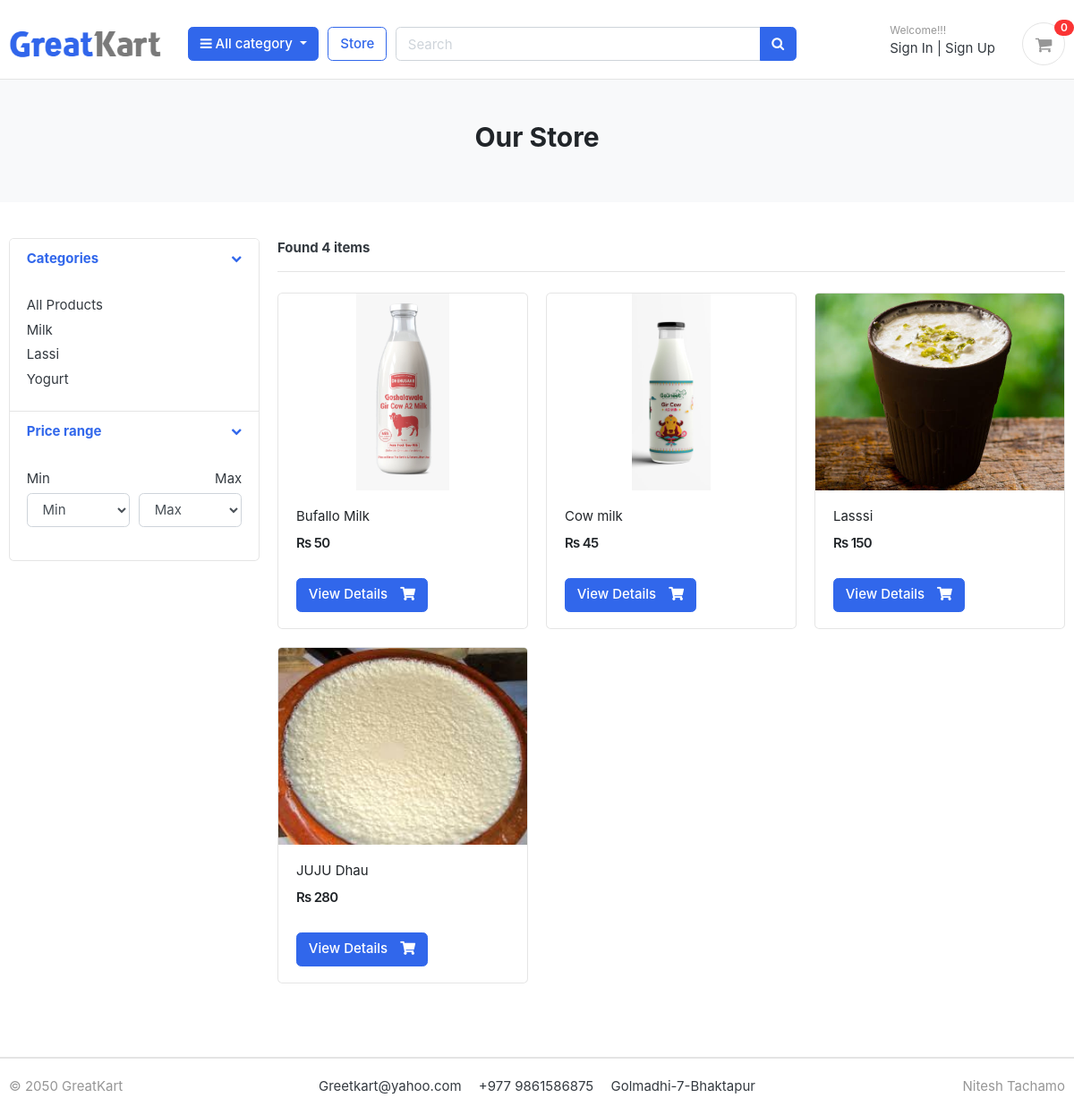
/store/, run on the app's committed database.
### category/models.py (models this page shows, shortened)
class Category(models.Model):
    category_name=models.CharField(max_length=50)
    slug =models.SlugField(max_length=100,unique=True)
    description =models.CharField(max_length=255,blank=True)
    cat_image=models.ImageField(upload_to='photos/categories',blank=True)
    class Meta:
        verbose_name='category'
        verbose_name_plural='categories'
    def get_url(self):
        return reverse('products_by_category', args=[self.slug])

### store/models.py (models this page shows, shortened)
class Product(models.Model):
    product_name=models.CharField(max_length=200,unique=True)
    slug=models.SlugField(max_length=255,unique=True)
    description =models.TextField(max_length=500,blank=True)
    price=models.IntegerField()
    images=models.ImageField(upload_to='photos/products')
    stock=models.IntegerField()
    is_available=models.BooleanField(default=True)
    category =models.ForeignKey(Category,on_delete=models.CASCADE)
    created_date=models.DateTimeField(auto_now_add=True)
    modified_date=models.DateTimeField(auto_now=True)
    rating = models.FloatField(default=0.0)
    def get_url(self):
        return reverse('product_detail', args=[self.category.slug, self.slug])

### store/views.py (the view)
# urls.py: path('store/',include('store.urls')),
def store(request, category_slug=None):
    categories = None
    products = Product.objects.filter(is_available=True)
    if category_slug is not None:
        categories = get_object_or_404(Category, slug=category_slug)
        products = products.filter(category=categories)
    min_price = request.GET.get('min_price')
    max_price = request.GET.get('max_price')
    if min_price:
        products = products.filter(price__gte=min_price)
    if max_price:
        products = products.filter(price__lte=max_price)
    paginator = Paginator(products, 3)
    page = request.GET.get('page')
    paged_products = paginator.get_page(page)
    product_count = products.count()
    context = {
        'products': products,
        'product_count': products.count(),
    }
    return render(request, 'store/store.html', context)

### carts/context_processors.py (called while the page is built)
def counter(request):
    cart_count=0
    if 'admin' in request.path:
        return{}
    else:
        try:
            cart=Cart.objects.filter(cart_id=_cart_id(request))
            if request.user.is_authenticated:
                cart_items=CartItem.objects.all().filter(user=request.user)
            else:
                cart_items=CartItem.objects.all().filter(cart=cart[:1])
            for cart_item in cart_items:
                cart_count += cart_item.quantity
        except Cart.DoesNotExist:
            cart_count=0
    return dict(cart_count=cart_count)

### carts/views.py (called while the page is built)
def _cart_id(request):
    cart = request.session.session_key
    if not cart:
        cart = request.session.create()
    return cart

### category/context_processors.py (called while the page is built)
def menu_links(request):
    links = Category.objects.all()
    return dict(links=links)

### templates/store/store.html (shortened to what this page needs)
{% extends 'base.html' %}
{% load static %}
{% block content %}
<section class="section-pagetop bg">
    <div class="container">
        {% if 'search' in request.path %}
            <h2 class="title-page text-center">Search Result</h2>
        {% else %}
            <h2 class="title-page text-center">Our Store</h2>
        {% endif %}
    </div>
</section>
<section class="section-content padding-y">
    <div class="container">
        <div class="row">
            <aside class="col-md-3">
                <div class="card">
                    <article class="filter-group">
                        <header class="card-header">
                            <a href="#" data-toggle="collapse" data-target="#collapse_1" aria-expanded="true">
                                <i class="icon-control fa fa-chevron-down"></i>
                                <h6 class="title">Categories</h6>
                            </a>
                        </header>
                        <div class="filter-content collapse show" id="collapse_1">
                            <div class="card-body">
                                <ul class="list-menu">
                                    <li><a href="{% url 'store' %}">All Products</a></li>
                                    {% for category in links %}
                                        <li><a href="{{ category.get_url }}">{{ category.category_name }}</a></li>
                                    {% endfor %}
                                </ul>
                            </div>
                        </div>
                    </article>
                    <form id="price-filter-form" method="GET">
                        <article class="filter-group">
                            <header class="card-header">
                                <a href="#" data-toggle="collapse" data-target="#collapse_3" aria-expanded="true">
                                    <i class="icon-control fa fa-chevron-down"></i>
                                    <h6 class="title">Price range</h6>
                                </a>
                            </header>
                            <div class="filter-content collapse show" id="collapse_3">
                                <div class="card-body">
                                    <div class="form-row">
                                        <div class="form-group col-md-6">
                                            <label>Min</label>
                                            <select name="min_price" class="mr-2 form-control" onchange="submitPriceFilter()">
                                                <option value="">Min</option>
                                            </select>
                                        </div>
                                        <div class="form-group col-md-6 text-right">
                                            <label>Max</label>
                                            <select name="max_price" class="mr-2 form-control" onchange="submitPriceFilter()">
                                                <option value="">Max</option>
                                            </select>
                                        </div>
                                    </div>
                                </div>
                            </div>
                        </article>
                    </form>
                </div>
            </aside>
            <main class="col-md-9">
                <header class="border-bottom mb-4 pb-3">
                    <div class="form-inline">
                        <span class="mr-md-auto"><b>Found {{ product_count }} items</b></span>
                    </div>
                </header>
                <div class="row">
                    {% if products %}
                        {% for product in products %}
                            <div class="col-md-4">
                                <figure class="card card-product-grid">
                                    <div class="img-wrap">
                                        <a href="{% url 'product_detail' product.category.slug product.slug %}" class="img-wrap">
                                            <img src="{{ product.images.url }}" alt="{{ product.product_name }}">
                                        </a>
                                    </div>
                                    <figcaption class="info-wrap">
                                        <div class="fix-height">
                                            <a href="{% url 'product_detail' product.category.slug product.slug %}" class="title">
                                                {{ product.product_name }}
                                            </a>
                                            <div class="price-wrap mt-2">
                                                <span class="price">Rs {{ product.price }}</span>
                                            </div>
                                        </div>
                                        <a href="{{ product.get_url }}" class="btn btn-primary">
                                            <span class="text">View Details</span>
                                            <i class="fas fa-shopping-cart"></i>
                                        </a>
                                    </figcaption>
                                </figure>
                            </div>
                        {% endfor %}
                    {% else %}
                        <div class="col-md-12 text-center">
                            <h2>No product found</h2>
                        </div>
                    {% endif %}
                </div>
            </main>
        </div>
    </div>
</section>
{% endblock %}

### GreetKart/static/css/ui.css (style rules this page uses)
html { font-family: "Inter", sans-serif; font-size: 15px; }
.img-wrap { text-align: center; display: block; }
.img-wrap img { max-width: 100%; }
.price-wrap { letter-spacing: -0.7px; }
.padding-y { padding-top: 40px; padding-bottom: 40px; }
figure { margin-bottom: 0; }
article:after, .form-group:after { display: block; clear: both; content: ""; }
.bg { background-color: #f8f9fa; }
.title-page { color: #212529; }
.btn .text + i { margin-left: 10px; }
[class*=list-] li:after { visibility: hidden; display: block; content: ""; overflow: hidden; height: 0; clear: both; }
.list-menu { list-style: none; margin: 0; padding-left: 0; }
.list-menu li { margin-bottom: 5px; }
.list-menu a { color: #343a40; }
[class*=card-product] a.title { color: #212529; display: block; }
[class*=card-product] .img-wrap { overflow: hidden; position: relative; }
[class*=card-product] .img-wrap img { height: 100%; max-width: 100%; width: auto; display: inline-block; -o-object-fit: cover; object-fit: cover; }
.card-product-grid { margin-bottom: 20px; }
.card-product-grid .img-wrap { border-radius: 0.2rem 0.2rem 0 0; height: 220px; }
.card-product-grid .info-wrap { overflow: hidden; padding: 18px 20px; }
.card-product-grid .fix-height { height: 80px; overflow: hidden; }
.card .img-wrap { overflow: hidden; }
.price { font-weight: 600; color: #212529; }
.icon-control { margin-top: 5px; float: right; font-size: 80%; }
.card-header .title { margin-bottom: 0; line-height: 1.5; }
.filter-group { border-bottom: 1px solid #e4e4e4; }
.filter-group .card-header { border-bottom: 0; }
.filter-group:last-child { border-bottom: 0; }
.section-pagetop { padding: 45px 0; }

### data on the page
Category: category_name "Milk"
Category: category_name "Lassi"
Category: category_name "Yogurt"
Product: images (picture), product_name "Bufallo Milk", price "50"
Product: images (picture), product_name "Cow milk", price "45"
Product: images (picture), product_name "Lasssi", price "150"
Product: images (picture), product_name "JUJU Dhau", price "280"

### other printed values
{{ cart_count }} "0"
{{ product_count }} "4"
